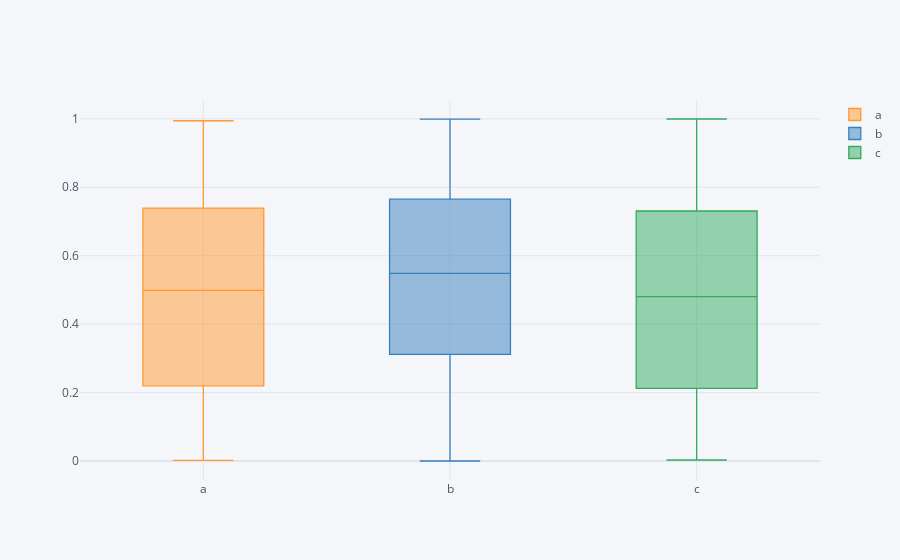

The notebook cell saved with this chart:
### Code cell
df.iplot(kind = 'box')

### Figure 1 — Plotly figure (JSON) as saved in the notebook; plotly's stock layout.template omitted (floating-point values rounded to 4 significant figures; data arrays with more than 128 entries replaced by an {"elided": "..."} marker saying what was removed)
{"data": [{"boxpoints": false, "line": {"width": 1.3}, "marker": {"color": "rgba(255, 153, 51, 1.0)"}, "name": "a", "orientation": "v", "type": "box", "y": {"elided": "300 float values"}}, {"boxpoints": false, "line": {"width": 1.3}, "marker": {"color": "rgba(55, 128, 191, 1.0)"}, "name": "b", "orientation": "v", "type": "box", "y": {"elided": "300 float values"}}, {"boxpoints": false, "line": {"width": 1.3}, "marker": {"color": "rgba(50, 171, 96, 1.0)"}, "name": "c", "orientation": "v", "type": "box", "y": {"elided": "300 float values"}}], "layout": {"legend": {"bgcolor": "#F5F6F9", "font": {"color": "#4D5663"}}, "paper_bgcolor": "#F5F6F9", "plot_bgcolor": "#F5F6F9", "title": {"font": {"color": "#4D5663"}}, "xaxis": {"gridcolor": "#E1E5ED", "showgrid": true, "tickfont": {"color": "#4D5663"}, "title": {"font": {"color": "#4D5663"}, "text": ""}, "zerolinecolor": "#E1E5ED"}, "yaxis": {"gridcolor": "#E1E5ED", "showgrid": true, "tickfont": {"color": "#4D5663"}, "title": {"font": {"color": "#4D5663"}, "text": ""}, "zerolinecolor": "#E1E5ED"}}}
